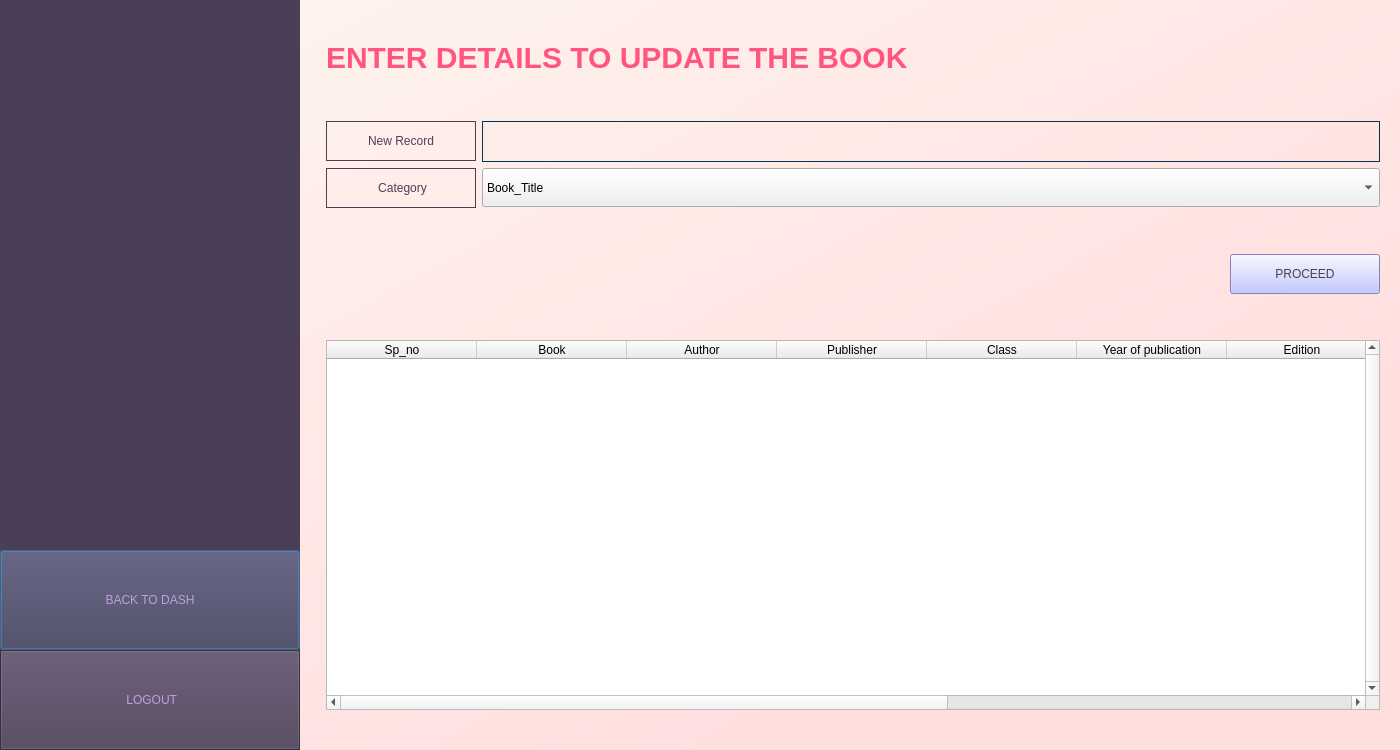
<?xml version="1.0" encoding="UTF-8"?>
<ui version="4.0">
 <class>registerDialog</class>
 <widget class="QDialog" name="registerDialog">
  <property name="geometry">
   <rect>
    <x>0</x>
    <y>0</y>
    <width>1400</width>
    <height>750</height>
   </rect>
  </property>
  <property name="minimumSize">
   <size>
    <width>1400</width>
    <height>750</height>
   </size>
  </property>
  <property name="windowTitle">
   <string>Dialog</string>
  </property>
  <layout class="QVBoxLayout" name="verticalLayout">
   <property name="leftMargin">
    <number>0</number>
   </property>
   <property name="topMargin">
    <number>0</number>
   </property>
   <property name="rightMargin">
    <number>0</number>
   </property>
   <property name="bottomMargin">
    <number>0</number>
   </property>
   <item>
    <widget class="QWidget" name="dashwidget" native="true">
     <property name="enabled">
      <bool>true</bool>
     </property>
     <property name="sizePolicy">
      <sizepolicy hsizetype="Expanding" vsizetype="Expanding">
       <horstretch>0</horstretch>
       <verstretch>0</verstretch>
      </sizepolicy>
     </property>
     <property name="minimumSize">
      <size>
       <width>1400</width>
       <height>750</height>
      </size>
     </property>
     <property name="styleSheet">
      <string notr="true">QWidget#dashwidget{
	background-color : qlineargradient(spread:pad, x1:0, y1:0, x2:1, y2:1, stop:0 rgba(254, 246, 239, 255), stop:0.766169 rgba(255, 222, 222, 255))
}</string>
     </property>
     <layout class="QGridLayout" name="gridLayout_3">
      <property name="sizeConstraint">
       <enum>QLayout::SetNoConstraint</enum>
      </property>
      <property name="leftMargin">
       <number>0</number>
      </property>
      <property name="topMargin">
       <number>0</number>
      </property>
      <property name="rightMargin">
       <number>0</number>
      </property>
      <property name="bottomMargin">
       <number>0</number>
      </property>
      <item row="0" column="0">
       <layout class="QHBoxLayout" name="horizontalLayout">
        <property name="sizeConstraint">
         <enum>QLayout::SetNoConstraint</enum>
        </property>
        <item>
         <widget class="QWidget" name="widget" native="true">
          <property name="minimumSize">
           <size>
            <width>300</width>
            <height>750</height>
           </size>
          </property>
          <property name="styleSheet">
           <string notr="true">background-color: rgb(75, 62, 87);</string>
          </property>
          <layout class="QVBoxLayout" name="verticalLayout_4">
           <property name="spacing">
            <number>0</number>
           </property>
           <property name="leftMargin">
            <number>0</number>
           </property>
           <property name="topMargin">
            <number>0</number>
           </property>
           <property name="rightMargin">
            <number>0</number>
           </property>
           <property name="bottomMargin">
            <number>0</number>
           </property>
           <item>
            <spacer name="verticalSpacer_3">
             <property name="orientation">
              <enum>Qt::Vertical</enum>
             </property>
             <property name="sizeType">
              <enum>QSizePolicy::Preferred</enum>
             </property>
             <property name="sizeHint" stdset="0">
              <size>
               <width>20</width>
               <height>1000</height>
              </size>
             </property>
            </spacer>
           </item>
           <item>
            <widget class="QPushButton" name="homeButton">
             <property name="minimumSize">
              <size>
               <width>300</width>
               <height>100</height>
              </size>
             </property>
             <property name="styleSheet">
              <string notr="true">font: 18pt &quot;Calibri&quot;;
color: rgb(190, 159, 221);</string>
             </property>
             <property name="text">
              <string>BACK TO DASH</string>
             </property>
            </widget>
           </item>
           <item>
            <widget class="QPushButton" name="logout">
             <property name="minimumSize">
              <size>
               <width>300</width>
               <height>100</height>
              </size>
             </property>
             <property name="styleSheet">
              <string notr="true">font: 18pt &quot;Calibri&quot;;
color:rgb(190, 159, 221);
background-color:rgb(75, 62, 87);</string>
             </property>
             <property name="text">
              <string> LOGOUT</string>
             </property>
             <property name="icon">
              <iconset>
               <normaloff>logout icon.png</normaloff>logout icon.png</iconset>
             </property>
             <property name="iconSize">
              <size>
               <width>30</width>
               <height>30</height>
              </size>
             </property>
            </widget>
           </item>
          </layout>
         </widget>
        </item>
        <item>
         <spacer name="verticalSpacer">
          <property name="orientation">
           <enum>Qt::Vertical</enum>
          </property>
          <property name="sizeHint" stdset="0">
           <size>
            <width>20</width>
            <height>40</height>
           </size>
          </property>
         </spacer>
        </item>
        <item>
         <layout class="QVBoxLayout" name="verticalLayout_3">
          <property name="sizeConstraint">
           <enum>QLayout::SetNoConstraint</enum>
          </property>
          <item>
           <spacer name="horizontalSpacer_3">
            <property name="orientation">
             <enum>Qt::Horizontal</enum>
            </property>
            <property name="sizeHint" stdset="0">
             <size>
              <width>40</width>
              <height>40</height>
             </size>
            </property>
           </spacer>
          </item>
          <item>
           <widget class="QLabel" name="libraryRecords">
            <property name="styleSheet">
             <string notr="true">font-size: 30px;
font: 75 26pt &quot;Trebuchet MS&quot;;
color: rgb(255, 85, 127);</string>
            </property>
            <property name="text">
             <string>&lt;html&gt;&lt;head/&gt;&lt;body&gt;&lt;p&gt;&lt;span style=&quot; font-weight:600;&quot;&gt;ENTER DETAILS TO UPDATE THE BOOK&lt;/span&gt;&lt;/p&gt;&lt;/body&gt;&lt;/html&gt;</string>
            </property>
            <property name="textFormat">
             <enum>Qt::AutoText</enum>
            </property>
           </widget>
          </item>
          <item>
           <spacer name="horizontalSpacer">
            <property name="orientation">
             <enum>Qt::Horizontal</enum>
            </property>
            <property name="sizeHint" stdset="0">
             <size>
              <width>40</width>
              <height>40</height>
             </size>
            </property>
           </spacer>
          </item>
          <item>
           <layout class="QGridLayout" name="gridLayout">
            <property name="topMargin">
             <number>0</number>
            </property>
            <item row="1" column="0">
             <widget class="QLabel" name="category">
              <property name="minimumSize">
               <size>
                <width>150</width>
                <height>40</height>
               </size>
              </property>
              <property name="layoutDirection">
               <enum>Qt::LeftToRight</enum>
              </property>
              <property name="styleSheet">
               <string notr="true">font: 11pt &quot;Calibri&quot;;
color: rgb(75, 62, 87);
border : 1px solid rgb(75, 62, 87);</string>
              </property>
              <property name="text">
               <string>&lt;html&gt;&lt;head/&gt;&lt;body&gt;&lt;p align=&quot;center&quot;&gt;Category&lt;/p&gt;&lt;/body&gt;&lt;/html&gt;</string>
              </property>
             </widget>
            </item>
            <item row="1" column="1">
             <widget class="QComboBox" name="categoryBox">
              <property name="minimumSize">
               <size>
                <width>684</width>
                <height>39</height>
               </size>
              </property>
              <property name="styleSheet">
               <string notr="true"/>
              </property>
              <property name="editable">
               <bool>false</bool>
              </property>
              <item>
               <property name="text">
                <string>Book_Title</string>
               </property>
              </item>
              <item>
               <property name="text">
                <string>Author_Name</string>
               </property>
              </item>
              <item>
               <property name="text">
                <string>Publisher</string>
               </property>
              </item>
              <item>
               <property name="text">
                <string>Class</string>
               </property>
              </item>
              <item>
               <property name="text">
                <string>Year_Of_Publication</string>
               </property>
              </item>
              <item>
               <property name="text">
                <string>Edition</string>
               </property>
              </item>
              <item>
               <property name="text">
                <string>Subject</string>
               </property>
              </item>
              <item>
               <property name="text">
                <string>Category</string>
               </property>
              </item>
              <item>
               <property name="text">
                <string>Cost</string>
               </property>
              </item>
             </widget>
            </item>
            <item row="0" column="0">
             <widget class="QPushButton" name="searchButton">
              <property name="minimumSize">
               <size>
                <width>150</width>
                <height>40</height>
               </size>
              </property>
              <property name="maximumSize">
               <size>
                <width>16777215</width>
                <height>16777215</height>
               </size>
              </property>
              <property name="styleSheet">
               <string notr="true">font: 11pt &quot;Calibri&quot;;
color:rgb(75, 62, 87);
border : 1px solid rgb(75, 62, 87);

</string>
              </property>
              <property name="text">
               <string>New Record</string>
              </property>
             </widget>
            </item>
            <item row="0" column="1">
             <widget class="QLineEdit" name="newrecordfield">
              <property name="minimumSize">
               <size>
                <width>684</width>
                <height>41</height>
               </size>
              </property>
              <property name="styleSheet">
               <string notr="true">background-color: rgba(0, 0, 0, 0);
border:1px solid rgb(0, 55, 80);
color: rgb(0, 55, 80);
font: 75 14pt &quot;Calibri&quot; bold;

</string>
              </property>
              <property name="text">
               <string/>
              </property>
              <property name="placeholderText">
               <string/>
              </property>
             </widget>
            </item>
           </layout>
          </item>
          <item>
           <spacer name="horizontalSpacer_5">
            <property name="orientation">
             <enum>Qt::Horizontal</enum>
            </property>
            <property name="sizeHint" stdset="0">
             <size>
              <width>40</width>
              <height>40</height>
             </size>
            </property>
           </spacer>
          </item>
          <item>
           <layout class="QGridLayout" name="gridLayout_2">
            <property name="topMargin">
             <number>0</number>
            </property>
            <item row="0" column="0">
             <widget class="QLabel" name="confirm">
              <property name="styleSheet">
               <string notr="true">font: 13pt &quot;Calibri&quot; bold;
color:rgb(170, 0, 0);</string>
              </property>
              <property name="text">
               <string/>
              </property>
             </widget>
            </item>
            <item row="0" column="1">
             <widget class="QPushButton" name="confirmbutton">
              <property name="minimumSize">
               <size>
                <width>150</width>
                <height>40</height>
               </size>
              </property>
              <property name="maximumSize">
               <size>
                <width>150</width>
                <height>40</height>
               </size>
              </property>
              <property name="styleSheet">
               <string notr="true">font: 11pt &quot;Calibri&quot;;
color:rgb(75, 62, 87);
background-color:rgb(178, 182, 255);


</string>
              </property>
              <property name="text">
               <string>PROCEED</string>
              </property>
             </widget>
            </item>
           </layout>
          </item>
          <item>
           <spacer name="horizontalSpacer_8">
            <property name="orientation">
             <enum>Qt::Horizontal</enum>
            </property>
            <property name="sizeHint" stdset="0">
             <size>
              <width>40</width>
              <height>40</height>
             </size>
            </property>
           </spacer>
          </item>
          <item>
           <widget class="QTableWidget" name="registertable">
            <property name="minimumSize">
             <size>
              <width>1035</width>
              <height>200</height>
             </size>
            </property>
            <property name="styleSheet">
             <string notr="true">font: 8pt &quot;Calibri&quot;;
</string>
            </property>
            <property name="verticalScrollBarPolicy">
             <enum>Qt::ScrollBarAlwaysOn</enum>
            </property>
            <property name="horizontalScrollBarPolicy">
             <enum>Qt::ScrollBarAlwaysOn</enum>
            </property>
            <property name="sizeAdjustPolicy">
             <enum>QAbstractScrollArea::AdjustIgnored</enum>
            </property>
            <property name="autoScrollMargin">
             <number>16</number>
            </property>
            <property name="editTriggers">
             <set>QAbstractItemView::NoEditTriggers</set>
            </property>
            <property name="showDropIndicator" stdset="0">
             <bool>true</bool>
            </property>
            <property name="alternatingRowColors">
             <bool>true</bool>
            </property>
            <property name="gridStyle">
             <enum>Qt::SolidLine</enum>
            </property>
            <property name="columnCount">
             <number>10</number>
            </property>
            <attribute name="horizontalHeaderDefaultSectionSize">
             <number>150</number>
            </attribute>
            <attribute name="horizontalHeaderStretchLastSection">
             <bool>false</bool>
            </attribute>
            <attribute name="verticalHeaderStretchLastSection">
             <bool>false</bool>
            </attribute>
            <column>
             <property name="text">
              <string>Sp_no</string>
             </property>
            </column>
            <column>
             <property name="text">
              <string>Book</string>
             </property>
            </column>
            <column>
             <property name="text">
              <string>Author</string>
             </property>
            </column>
            <column>
             <property name="text">
              <string>Publisher</string>
             </property>
            </column>
            <column>
             <property name="text">
              <string>Class</string>
             </property>
            </column>
            <column>
             <property name="text">
              <string>Year of publication</string>
             </property>
            </column>
            <column>
             <property name="text">
              <string>Edition</string>
             </property>
            </column>
            <column>
             <property name="text">
              <string>Subject</string>
             </property>
            </column>
            <column>
             <property name="text">
              <string>Category</string>
             </property>
            </column>
            <column>
             <property name="text">
              <string>Cost</string>
             </property>
            </column>
           </widget>
          </item>
          <item>
           <spacer name="horizontalSpacer_4">
            <property name="orientation">
             <enum>Qt::Horizontal</enum>
            </property>
            <property name="sizeHint" stdset="0">
             <size>
              <width>40</width>
              <height>40</height>
             </size>
            </property>
           </spacer>
          </item>
         </layout>
        </item>
        <item>
         <spacer name="verticalSpacer_2">
          <property name="orientation">
           <enum>Qt::Vertical</enum>
          </property>
          <property name="sizeHint" stdset="0">
           <size>
            <width>20</width>
            <height>40</height>
           </size>
          </property>
         </spacer>
        </item>
       </layout>
      </item>
     </layout>
    </widget>
   </item>
  </layout>
 </widget>
 <resources/>
 <connections/>
</ui>
